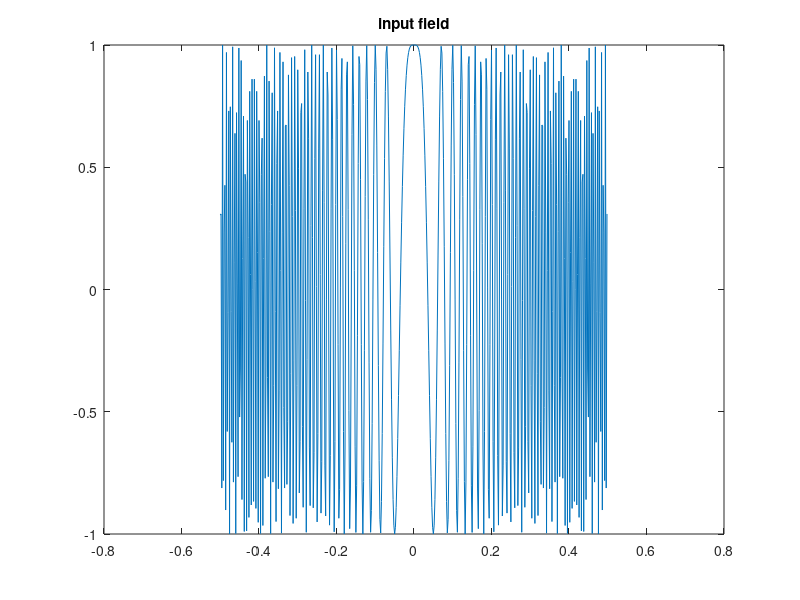
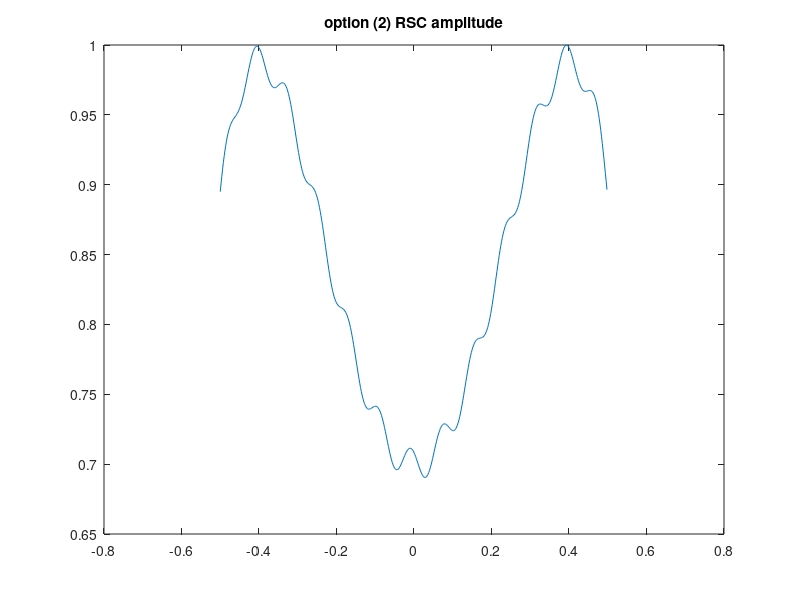
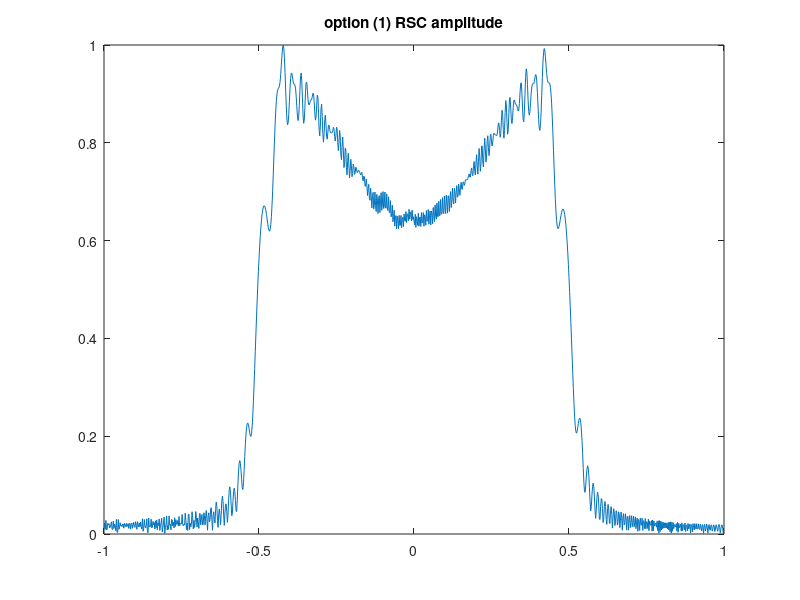
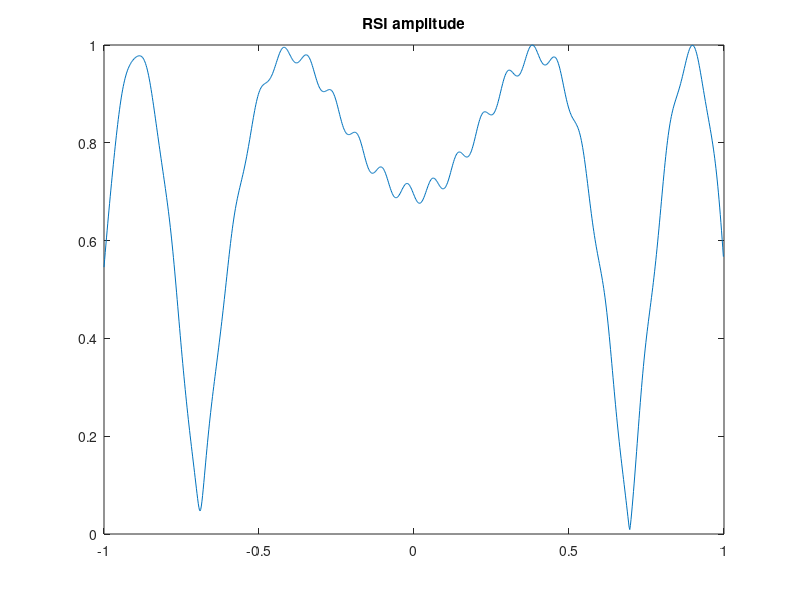

Recreate these plots in MATLAB, in order.
clc
clear all
close all


%% input parameters
z = 80;                     % propagation distance/mm
n0 = 500;                  % sampling number
pitch = 0.002;             % sampling interval/mm
lam = 500e-6;              % wavelength/mm
k = 2*pi/lam;
lb = n0*pitch;
xb = linspace(-lb/2,lb/2-lb/n0,n0)';

%% input field
maxf = 200;
t = chirp(xb,0,max(xb),maxf);
figure,plot(xb,(t))
title('input field')
%% n0-point zero-padded input field
t_pad = padarray(t,[n0/2,0]);
n = length(t_pad);
t_pad_FT = fftshift(fft(fftshift(t_pad)));


%% option 2 RSC
L = n*pitch;
xn = linspace(-L/2,L/2-L/n,n)';
r = sqrt(xn.^2+z^2);
h1 = 1/2/pi*z./r.*(1./r-1i*k).*exp(1i*k*r)./r;
H1 = fftshift(fft(fftshift(h1)));
t_pro = ifftshift(ifft(ifftshift(t_pad_FT.*H1)));
% figure,plot(xn,abs(t_pro)/max(abs(t_pro)))
% figure,plot(xn,angle(t_pro))
% figure,plot(imag(H1))

aa = t_pro(n/2-n0/2:n/2+n0/2-1);
figure,plot(xb,abs(aa)/max(abs(aa)))
title('option (2) RSC amplitude')

%% option 1 RSC
r2 = sqrt(xb.^2+z^2);
h2 = 1/2/pi*z./r2.*(1./r2-1i*k).*exp(1i*k*r2)./r2;
h2 = padarray(h2,[n0/2,0]);
H2 = fftshift(fft(fftshift(h2)));
t_con = ifftshift(ifft(ifftshift(t_pad_FT.*H2)));
figure,plot(xn,abs(t_con)/max(abs(t_con)))
title('option (1) RSC amplitude')

%% RSI
X = xn;
uu = zeros(n,1);

tic
for j = 1:n
    fun = @(xn) 1/2/pi*z./sqrt((X(j)-xn).^2+z^2).*(1./sqrt((X(j)-xn).^2+z^2)...
               -1i*k).*exp(1i*k*sqrt((X(j)-xn).^2+z^2))./sqrt((X(j)-xn).^2+z^2).*chirp(xn,0,max(xb),maxf);
           uu(j,1) = integral(fun,min(xb),max(xb));
end
toc

uu = uu/max(abs(uu));
amplitude_rsi = abs(uu);
phase_rsi = angle(uu);
figure,plot(xn,amplitude_rsi)
title('RSI amplitude')
